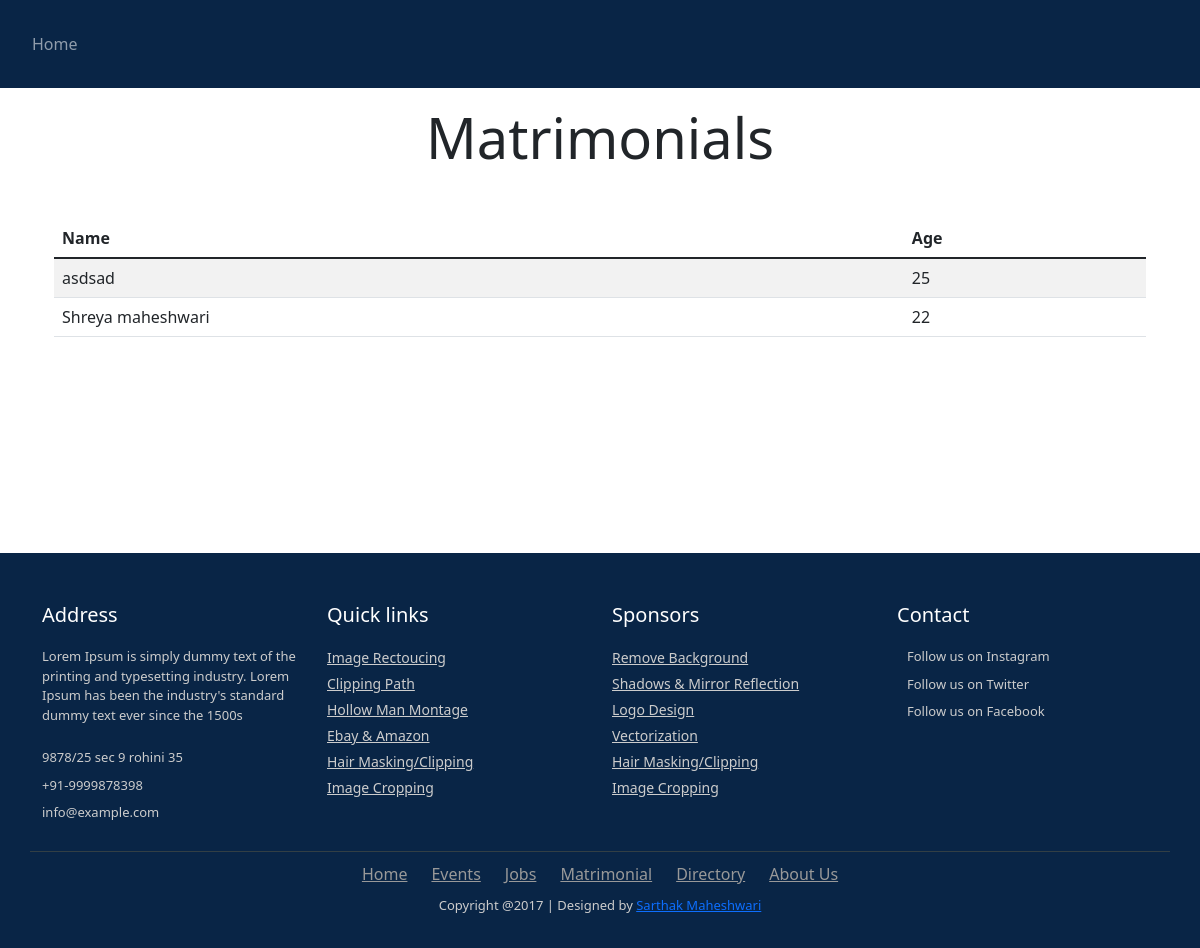
The app's page /mubApp/matrimonial/ with its own data.
### mubApp/models.py (models this page shows)
class Matrimonial(models.Model):
    GENDER_DEFAULT='S'
    GENDER_MALE = 'M'
    GENDER_FEMALE = 'F'
    GENDER_CHOICES = (
        (GENDER_DEFAULT , 'Select Gender'),
        (GENDER_MALE, 'Male', ),
        (GENDER_FEMALE, 'Female', ),
    )
    name = models.CharField(max_length=100)
    email = models.EmailField(blank = True)
    contact = models.CharField(max_length=10 , primary_key=True)
    gender = models.CharField(max_length=1, choices=GENDER_CHOICES)
    age = models.PositiveBigIntegerField()
    describe_yourself = models.TextField(blank = True)
    profile_photo = models.ImageField(upload_to='profile_photo/',blank = True)
    upload_bio_data = models.FileField(upload_to='bio_data/',blank = True)

### mubApp/views.py (the view)
# urls.py: path('matrimonial/',views.adminMatrimonial,name='adminMatrimonial'),
def adminMatrimonial(request):
    matrimonials = Matrimonial.objects.all()
    return render(request, 'mubApp/admin/matrimonial.html', {'matrimonials': matrimonials})

### templates/mubApp/admin/matrimonial.html (shortened to what this page needs)
{% extends 'mubApp/admin/base.html' %}
{% load static %}
{% block content %}
<h1 class="display-4 text-center mt-3">Matrimonials</h1>
<div class="table-responsive container mt-5" style="margin-bottom: 200px;">
    <table class="table table-striped table-hover">
        <thead>
            <tr>
                <th>Name</th>
                <th>Age</th>
            </tr>
        </thead>
        <tbody>
            {% for matrimonial in matrimonials %}
            <tr>
                <td>{{ matrimonial.name }}</td>
                <td>{{ matrimonial.age }}</td>
            </tr>
            {% endfor %}
        </tbody>
    </table>
</div>
{% endblock %}

### records on screen
Matrimonial: name "asdsad", age "25"
Matrimonial: name "Shreya maheshwari", age "22"
